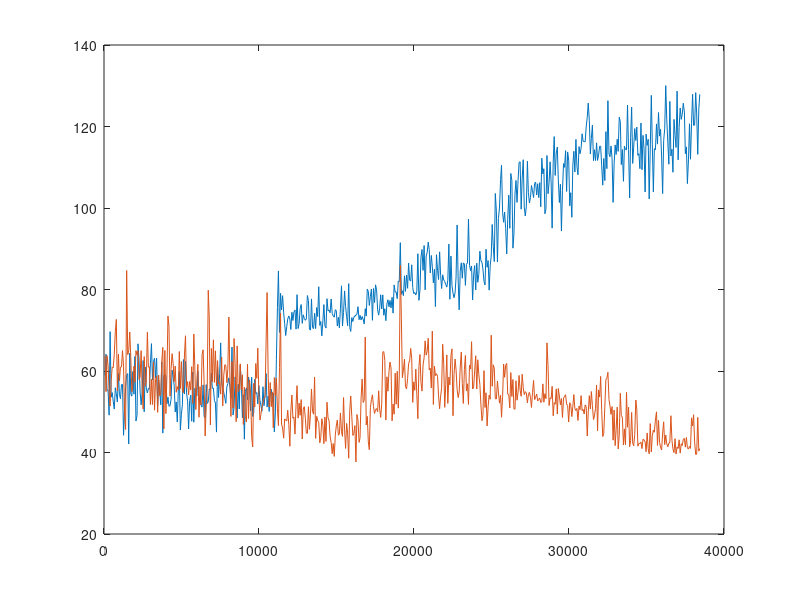

MATLAB code for this plot:
logfile=dlmread('angles.txt');
time = logfile(:,1);
vm1 = logfile(:,2);
vm2 = logfile(:,3);
vm3 = logfile(:,4);
theta1 = logfile(:,5);
theta2 = logfile(:,6);

plot(time, theta1, time, theta2);